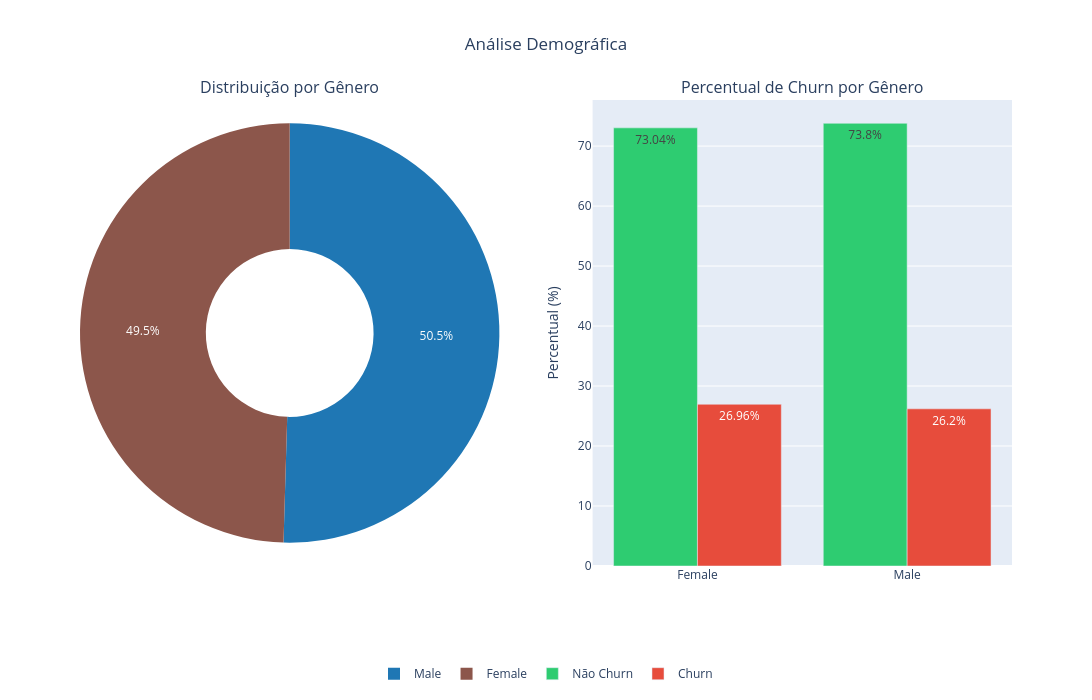
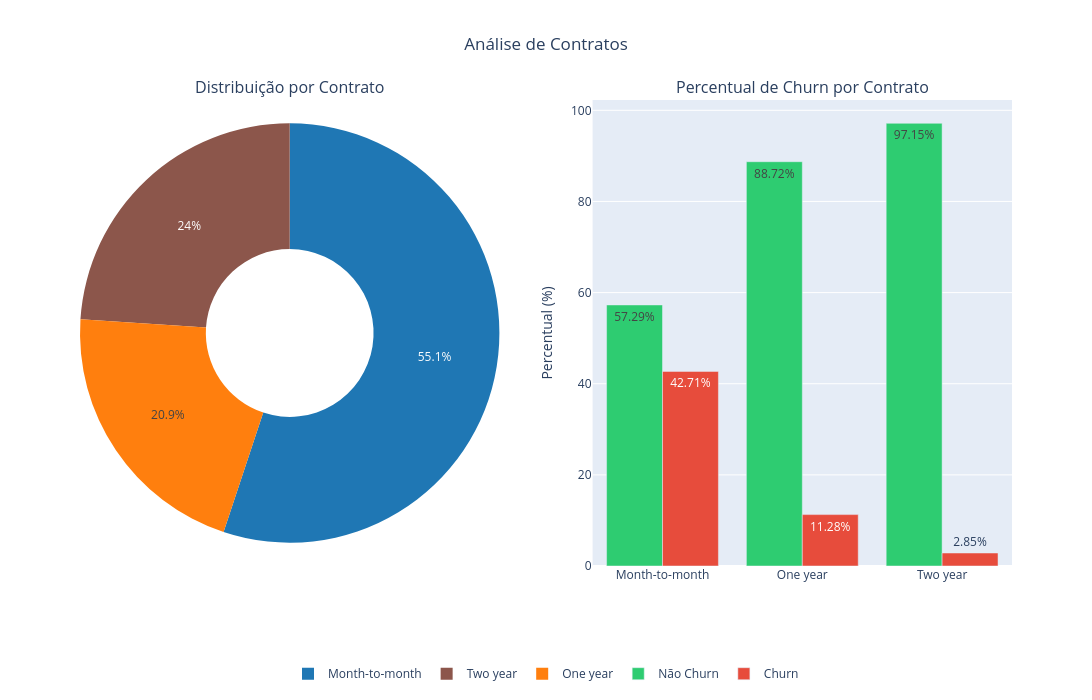
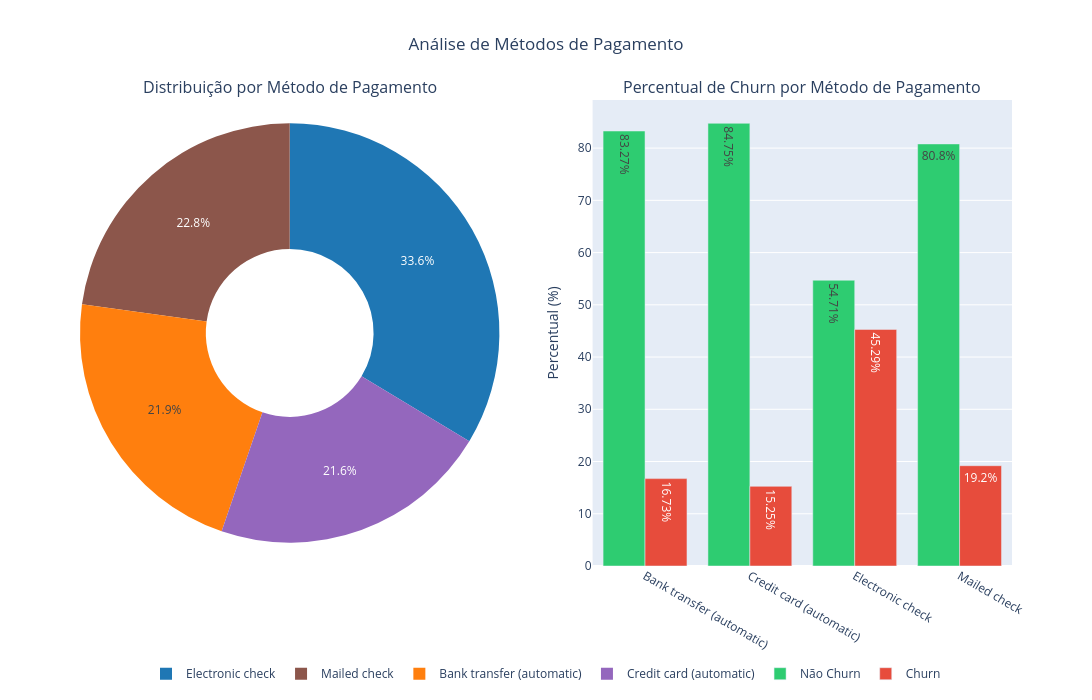
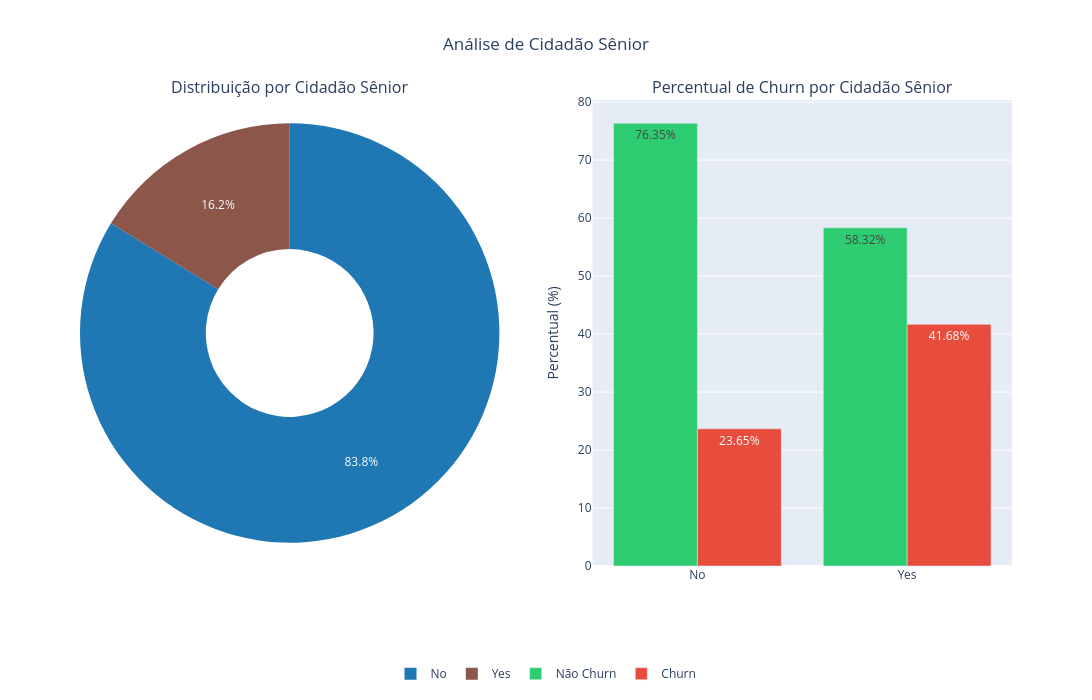

The cell these charts' notebook holds for them, in order:
### Code cell
def print_churn_stats(df_explore, feature, title):
    print("=" * 80)
    print(title.upper())
    print("=" * 80)

    for value in df_explore[feature].dropna().unique():
        subset = df_explore[df_explore[feature] == value]
        total = len(subset)
        churned = (subset['Churn'] == 'Yes').sum()
        churn_rate = (churned / total) * 100 if total > 0 else 0

        print(f"\n{value}:")
        print(f"  • Total de clientes: {total:,}")
        print(f"  • Clientes com churn: {churned:,}")
        print(f"  • Taxa de churn: {churn_rate:.2f}%")

    print("\n" + "=" * 80)

def plot_feature_churn(
    df_explore,
    feature,
    title,
    pie_title,
    bar_title,
    height=500
):
    fig = make_subplots(
        rows=1, cols=2,
        specs=[[{'type': 'pie'}, {'type': 'bar'}]],
        subplot_titles=(pie_title, bar_title)
    )

    # -------------------------
    # Pizza — distribuição
    # -------------------------
    counts = df_explore[feature].value_counts()

    fig.add_trace(
        go.Pie(
            labels=counts.index,
            values=counts.values,
            hole=0.4,
            textinfo='percent',
            hovertemplate='<b>%{label}</b><br>Quantidade: %{value}<extra></extra>',
            marker=dict(colors=PIE_COLORS),
            showlegend=True
        ),
        row=1, col=1
    )

    # -------------------------
    # Barras — churn %
    # -------------------------
    churn_pct = (
        df_explore
        .groupby([feature, 'Churn'])
        .size()
        .reset_index(name='count')
    )

    churn_pct['percentual'] = (
        churn_pct['count']
        / churn_pct.groupby(feature)['count'].transform('sum')
        * 100
    ).round(2)

    for churn_value, color, label in [
        ('No', COLOR_NO_CHURN, 'Não Churn'),
        ('Yes', COLOR_CHURN, 'Churn')
    ]:
        data = churn_pct[churn_pct['Churn'] == churn_value]

        fig.add_trace(
            go.Bar(
                x=data[feature],
                y=data['percentual'],
                text=data['percentual'].astype(str) + '%',
                textposition='auto',
                name=label,
                marker_color=color
            ),
            row=1, col=2
        )

    fig.update_layout(
        barmode='group',
        yaxis_title='Percentual (%)',
        title_text=title,
        title_x=0.5,
        height=700,
        width=1200,  # largura em pixels
        legend=dict(
            orientation='h',
            yanchor='top',
            y=-0.2,
            xanchor='center',
            x=0.5
        )
    )

    fig.show()

features = [
    ('gender', 'Análise Demográfica', 'Distribuição por Gênero', 'Percentual de Churn por Gênero'),
    ('Contract', 'Análise de Contratos', 'Distribuição por Contrato', 'Percentual de Churn por Contrato'),
    ('PaymentMethod', 'Análise de Métodos de Pagamento', 'Distribuição por Método de Pagamento', 'Percentual de Churn por Método de Pagamento'),
    ('SeniorCitizen', 'Análise de Cidadão Sênior', 'Distribuição por Cidadão Sênior', 'Percentual de Churn por Cidadão Sênior'),
    ('Dependents', 'Análise de Dependentes', 'Distribuição de Dependentes', 'Percentual de Churn por Dependentes'),
    ('Partner', 'Análise de Cônjunges', 'Distribuição de Cônjuges', 'Percentual de Churn por Cônjuges'),
    ('PhoneService', 'Análise de Serviços de Telefone', 'Distribuição de Serviços Telefone', 'Percentual de Churn por Serviço'),
    ('MultipleLines', 'Análise de Múltiplas Linhas', 'Distribuição de Múltiplas Linhas', 'Percentual de Churn por Múltiplas Linhas'),
    ('InternetService', 'Análise de Serviço de Internet', 'Distribuição de Serviço de Internet', 'Percentual de Churn por Serviço de Internet'),
    ('OnlineSecurity', 'Análise de Segurança Online', 'Distribuição de Segurança Online', 'Percentual de Churn por Segurança Online'),
    ('OnlineBackup', 'Análise de Backup Online', 'Distribuição de Backup Online', 'Percentual de Churn por Backup Online'),
    ('DeviceProtection', 'Análise de Proteção de Dispositivo', 'Distribuição de Proteção de Dispositivo', 'Percentual de Churn por Proteção de Dispositivo'),
    ('TechSupport', 'Análise de Suporte Técnico', 'Distribuição de Suporte Técnico', 'Percentual de Churn por Suporte Técnico'),
    ('StreamingTV', 'Análise de Streaming de TV', 'Distribuição de Streaming de TV', 'Percentual de Churn por Streaming de TV'),
    ('StreamingMovies', 'Análise de Streaming de Filmes', 'Distribuição de Streaming de Filmes', 'Percentual de Churn por Streaming de Filmes'),
    ('PaperlessBilling', 'Análise de Fatura Digital', 'Distribuição de Fatura Digital', 'Percentual de Churn por Fatura Digital')
]

for feature, title, pie_title, bar_title in features:
    print_churn_stats(df_explore, feature, f"Estatísticas de {feature} e Churn")
    plot_feature_churn(
        df_explore,
        feature,
        title,
        pie_title,
        bar_title
    )

### Figure 1 — Plotly figure (JSON) as saved in the notebook; plotly's stock layout.template omitted (floating-point values rounded to 4 significant figures)
{"data": [{"domain": {"x": [0, 0.45], "y": [0, 1]}, "hole": 0.4, "hovertemplate": "<b>%{label}</b><br>Quantidade: %{value}<extra></extra>", "labels": ["Male", "Female"], "marker": {"colors": ["#1f77b4", "#8c564b", "#ff7f0e", "#9467bd", "#e377c2", "#7f7f7f"]}, "showlegend": true, "textinfo": "percent", "type": "pie", "values": [3549, 3483]}, {"marker": {"color": "#2ecc71"}, "name": "Não Churn", "text": ["73.04%", "73.8%"], "textposition": "auto", "type": "bar", "x": ["Female", "Male"], "xaxis": "x", "y": [73.04, 73.8], "yaxis": "y"}, {"marker": {"color": "#e74c3c"}, "name": "Churn", "text": ["26.96%", "26.2%"], "textposition": "auto", "type": "bar", "x": ["Female", "Male"], "xaxis": "x", "y": [26.96, 26.2], "yaxis": "y"}], "layout": {"annotations": [{"font": {"size": 16}, "showarrow": false, "text": "Distribuição por Gênero", "x": 0.225, "xanchor": "center", "xref": "paper", "y": 1, "yanchor": "bottom", "yref": "paper"}, {"font": {"size": 16}, "showarrow": false, "text": "Percentual de Churn por Gênero", "x": 0.775, "xanchor": "center", "xref": "paper", "y": 1, "yanchor": "bottom", "yref": "paper"}], "barmode": "group", "height": 700, "legend": {"orientation": "h", "x": 0.5, "xanchor": "center", "y": -0.2, "yanchor": "top"}, "title": {"text": "Análise Demográfica", "x": 0.5}, "width": 1200, "xaxis": {"anchor": "y", "domain": [0.55, 1]}, "yaxis": {"anchor": "x", "domain": [0, 1], "title": {"text": "Percentual (%)"}}}}

### Figure 2 — Plotly figure (JSON) as saved in the notebook; plotly's stock layout.template omitted (floating-point values rounded to 4 significant figures)
{"data": [{"domain": {"x": [0, 0.45], "y": [0, 1]}, "hole": 0.4, "hovertemplate": "<b>%{label}</b><br>Quantidade: %{value}<extra></extra>", "labels": ["Month-to-month", "Two year", "One year"], "marker": {"colors": ["#1f77b4", "#8c564b", "#ff7f0e", "#9467bd", "#e377c2", "#7f7f7f"]}, "showlegend": true, "textinfo": "percent", "type": "pie", "values": [3875, 1685, 1472]}, {"marker": {"color": "#2ecc71"}, "name": "Não Churn", "text": ["57.29%", "88.72%", "97.15%"], "textposition": "auto", "type": "bar", "x": ["Month-to-month", "One year", "Two year"], "xaxis": "x", "y": [57.29, 88.72, 97.15], "yaxis": "y"}, {"marker": {"color": "#e74c3c"}, "name": "Churn", "text": ["42.71%", "11.28%", "2.85%"], "textposition": "auto", "type": "bar", "x": ["Month-to-month", "One year", "Two year"], "xaxis": "x", "y": [42.71, 11.28, 2.85], "yaxis": "y"}], "layout": {"annotations": [{"font": {"size": 16}, "showarrow": false, "text": "Distribuição por Contrato", "x": 0.225, "xanchor": "center", "xref": "paper", "y": 1, "yanchor": "bottom", "yref": "paper"}, {"font": {"size": 16}, "showarrow": false, "text": "Percentual de Churn por Contrato", "x": 0.775, "xanchor": "center", "xref": "paper", "y": 1, "yanchor": "bottom", "yref": "paper"}], "barmode": "group", "height": 700, "legend": {"orientation": "h", "x": 0.5, "xanchor": "center", "y": -0.2, "yanchor": "top"}, "title": {"text": "Análise de Contratos", "x": 0.5}, "width": 1200, "xaxis": {"anchor": "y", "domain": [0.55, 1]}, "yaxis": {"anchor": "x", "domain": [0, 1], "title": {"text": "Percentual (%)"}}}}

### Figure 3 — Plotly figure (JSON) as saved in the notebook; plotly's stock layout.template omitted (floating-point values rounded to 4 significant figures)
{"data": [{"domain": {"x": [0, 0.45], "y": [0, 1]}, "hole": 0.4, "hovertemplate": "<b>%{label}</b><br>Quantidade: %{value}<extra></extra>", "labels": ["Electronic check", "Mailed check", "Bank transfer (automatic)", "Credit card (automatic)"], "marker": {"colors": ["#1f77b4", "#8c564b", "#ff7f0e", "#9467bd", "#e377c2", "#7f7f7f"]}, "showlegend": true, "textinfo": "percent", "type": "pie", "values": [2365, 1604, 1542, 1521]}, {"marker": {"color": "#2ecc71"}, "name": "Não Churn", "text": ["83.27%", "84.75%", "54.71%", "80.8%"], "textposition": "auto", "type": "bar", "x": ["Bank transfer (automatic)", "Credit card (automatic)", "Electronic check", "Mailed check"], "xaxis": "x", "y": [83.27, 84.75, 54.71, 80.8], "yaxis": "y"}, {"marker": {"color": "#e74c3c"}, "name": "Churn", "text": ["16.73%", "15.25%", "45.29%", "19.2%"], "textposition": "auto", "type": "bar", "x": ["Bank transfer (automatic)", "Credit card (automatic)", "Electronic check", "Mailed check"], "xaxis": "x", "y": [16.73, 15.25, 45.29, 19.2], "yaxis": "y"}], "layout": {"annotations": [{"font": {"size": 16}, "showarrow": false, "text": "Distribuição por Método de Pagamento", "x": 0.225, "xanchor": "center", "xref": "paper", "y": 1, "yanchor": "bottom", "yref": "paper"}, {"font": {"size": 16}, "showarrow": false, "text": "Percentual de Churn por Método de Pagamento", "x": 0.775, "xanchor": "center", "xref": "paper", "y": 1, "yanchor": "bottom", "yref": "paper"}], "barmode": "group", "height": 700, "legend": {"orientation": "h", "x": 0.5, "xanchor": "center", "y": -0.2, "yanchor": "top"}, "title": {"text": "Análise de Métodos de Pagamento", "x": 0.5}, "width": 1200, "xaxis": {"anchor": "y", "domain": [0.55, 1]}, "yaxis": {"anchor": "x", "domain": [0, 1], "title": {"text": "Percentual (%)"}}}}

### Figure 4 — Plotly figure (JSON) as saved in the notebook; plotly's stock layout.template omitted (floating-point values rounded to 4 significant figures)
{"data": [{"domain": {"x": [0, 0.45], "y": [0, 1]}, "hole": 0.4, "hovertemplate": "<b>%{label}</b><br>Quantidade: %{value}<extra></extra>", "labels": ["No", "Yes"], "marker": {"colors": ["#1f77b4", "#8c564b", "#ff7f0e", "#9467bd", "#e377c2", "#7f7f7f"]}, "showlegend": true, "textinfo": "percent", "type": "pie", "values": [5890, 1142]}, {"marker": {"color": "#2ecc71"}, "name": "Não Churn", "text": ["76.35%", "58.32%"], "textposition": "auto", "type": "bar", "x": ["No", "Yes"], "xaxis": "x", "y": [76.35, 58.32], "yaxis": "y"}, {"marker": {"color": "#e74c3c"}, "name": "Churn", "text": ["23.65%", "41.68%"], "textposition": "auto", "type": "bar", "x": ["No", "Yes"], "xaxis": "x", "y": [23.65, 41.68], "yaxis": "y"}], "layout": {"annotations": [{"font": {"size": 16}, "showarrow": false, "text": "Distribuição por Cidadão Sênior", "x": 0.225, "xanchor": "center", "xref": "paper", "y": 1, "yanchor": "bottom", "yref": "paper"}, {"font": {"size": 16}, "showarrow": false, "text": "Percentual de Churn por Cidadão Sênior", "x": 0.775, "xanchor": "center", "xref": "paper", "y": 1, "yanchor": "bottom", "yref": "paper"}], "barmode": "group", "height": 700, "legend": {"orientation": "h", "x": 0.5, "xanchor": "center", "y": -0.2, "yanchor": "top"}, "title": {"text": "Análise de Cidadão Sênior", "x": 0.5}, "width": 1200, "xaxis": {"anchor": "y", "domain": [0.55, 1]}, "yaxis": {"anchor": "x", "domain": [0, 1], "title": {"text": "Percentual (%)"}}}}
